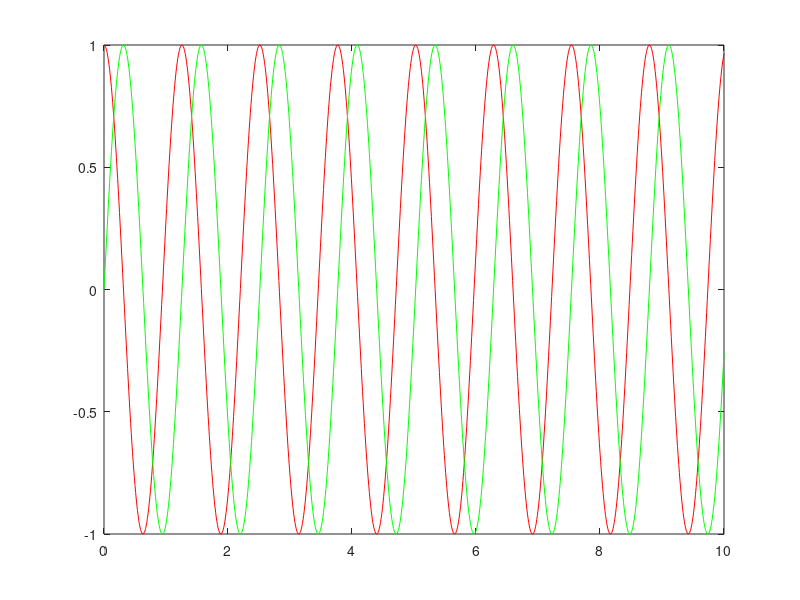

The MATLAB script that drew this image:
'(ch2p1)'                   % Display label.
'How are you?'              % Display string.
-3.96                       % Display scalar number -3.96.
-4 + 7i                     % Display complex number -4 + 7i.
-5 - 6j                     % Display complex number -5 - 6j.

(-4 + 7i) + (-5 - 6i)       % Add two complex numbers and display sum.
(-4 + 7j) * (-5 - 6j)       % Multiply two complex numbers and display product.

M = 5                       % Assign 5 to M and display.
N = 6                       % Assign 6 to N and display.
P = M + N                   % Assign M + N to P and display.

Q = 3 + 4j                  % Define complex number Q.
MagQ = abs(Q)               % Find magnitude of Q.
ThetaQ = (180/pi) * angle(Q) % Find the angle of Q in degrees.
%% 

'(ch2p2)'                   % Display label.
P1 = [1 7 -3 23]            % Store polynomial s^3 + 7s^2 - 3s + 23 as P1 and display.
%% 

'(ch2p7)'                   % Display label.

numf = [7 9 12]             % Define numerator of F(s).

denf = conv(poly([0 -7]), [1 10 100]); % Define denominator of F(s).

[K, p, k] = residue(numf, denf) % Find residues and assign to K;
                                % find roots of denominator and assign to p;
                                % find constant and assign to k.
%% 

'(ch2p8) Example 2.3'       % Display label.

numy = 32;                  % Define numerator.
deny = poly([0 -4 -8]);     % Define denominator.

[r, p, k] = residue(numy, deny) % Calculate residues, poles, and direct quotient.
%% 

'(ch2p9)'                           % Display label.
'Vector Method, Polynomial Form'    % Display label.

numf = 150 * [1 2 7];               % Store 150(s^2 + 2s + 7) in numf and display.
denf = [1 5 4 0];                   % Store s(s + 1)(s + 4) in denf and display.

'F(s)'                              % Display label.
F = tf(numf, denf)                  % Form F(s) and display.

clear                               % Clear previous variables from workspace.

'Vector Method, Factored Form'      % Display label.

numg = [-2 -4];                     % Store (s + 2)(s + 4) in numg and display.
deng = [-7 -8 -9];                  % Store (s + 7)(s + 8)(s + 9) in deng and display.
K = 20;                             % Define K.

'G(s)'                              % Display label.
G = zpk(numg, deng, K)              % Form G(s) and display.

clear                               % Clear previous variables from workspace.

'Rational Expression Method, Polynomial Form' % Display label.

s = tf('s');                        % Define 's' as an LTI object in polynomial form.
F = 150 * (s^2 + 2*s + 7) / (s * (s^2 + 5*s + 4))
                                    % Form F(s) as an LTI transfer function in polynomial form.
G = 20 * (s + 2) * (s + 4) / ((s + 7) * (s + 8) * (s + 9))
                                    % Form G(s) as an LTI transfer function in polynomial form.

clear                               % Clear previous variables from workspace.

'Rational Expression Method, Factored Form'  % Display label.

s = zpk('s');                       % Define 's' as an LTI object in factored form.
F = 150 * (s^2 + 2*s + 7) / (s * (s^2 + 5*s + 4))
                                    % Form F(s) as an LTI transfer function in factored form.
G = 20 * (s + 2) * (s + 4) / ((s + 7) * (s + 8) * (s + 9))
                                    % Form G(s) as an LTI transfer function in factored form.
%% 

'(ch2p10)'                     % Display label.

'Coefficients for F(s)'        % Display label.
numftf = [10 40 60];           % Form numerator of F(s) = (10s^2 + 40s + 60) / (s^3 + 4s^2 + 5s + 7).
denftf = [1 4 5 7];            % Form denominator of F(s).

'Roots for F(s)'               % Display label.
[numfzp, denfzp] = tf2zp(numftf, denftf) 
                               % Convert F(s) to factored form.

'Roots for G(s)'               % Display label.
numgzp = [-2 -4];             % Form numerator of G(s) = 10(s + 2)(s + 4).
K = 10;                        % Define K.
dengzp = [0 -3 -5];            % Form denominator of G(s) = 10(s + 2)(s + 4) / [s(s + 3)(s + 5)].

'Coefficients for G(s)'        % Display label.
[numgtf, dengtf] = zp2tf(numgzp', dengzp', K) 
                               % Convert G(s) to polynomial form.
%% 

'(ch2p11)'                     % Display label.

'Fzpk1(s)'                     % Display label.
Fzpk1 = zpk([-2 -4], [0 -3 -5], 10);  
                               % Form Fzpk1(s) = 10(s + 2)(s + 4) / [s(s + 3)(s + 5)].

'Ftf1'                         % Display label.
Ftf1 = tf(Fzpk1);              % Convert Fzpk1(s) to coefficient form.

'Ftf2'                         % Display label.
Ftf2 = tf([10 40 60], [1 4 5 7]);  
                               % Form Ftf2(s) = (10s^2 + 40s + 60) / (s^3 + 4s^2 + 5s + 7).

'Fzpk2'                        % Display label.
Fzpk2 = zpk(Ftf2);             % Convert Ftf2(s) to factored form.
%% 

'(ch2p12)'                     % Display label.

t = 0:0.01:10;                 % Specify time range and increment.
f1 = cos(5 * t);               % Define f1 as cos(5t).
f2 = sin(5 * t);               % Define f2 as sin(5t).

plot(t, f1, 'r', t, f2, 'g');  % Plot f1 in red and f2 in green.
